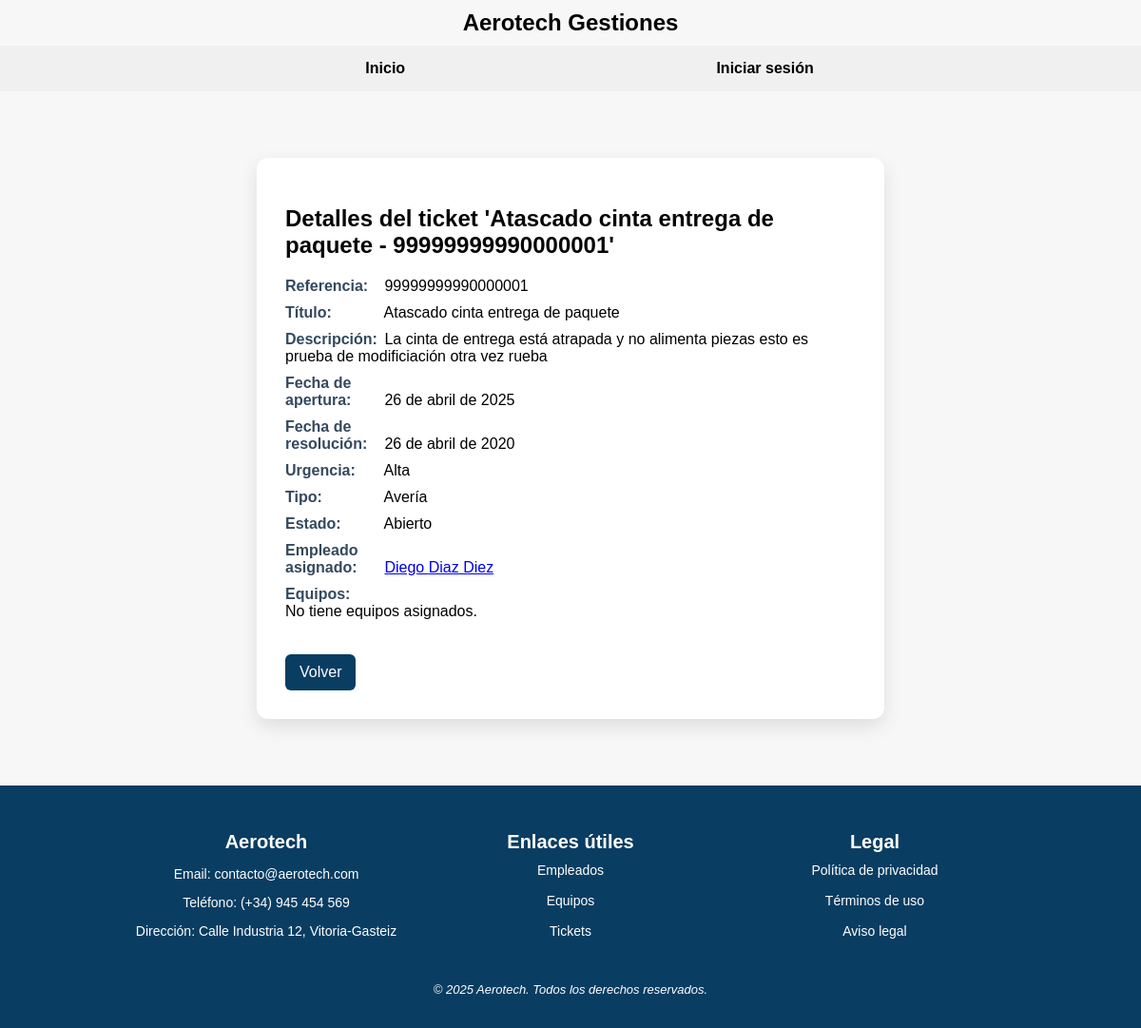
Page /Aerotech/tickets/2/ on the earlier database version.
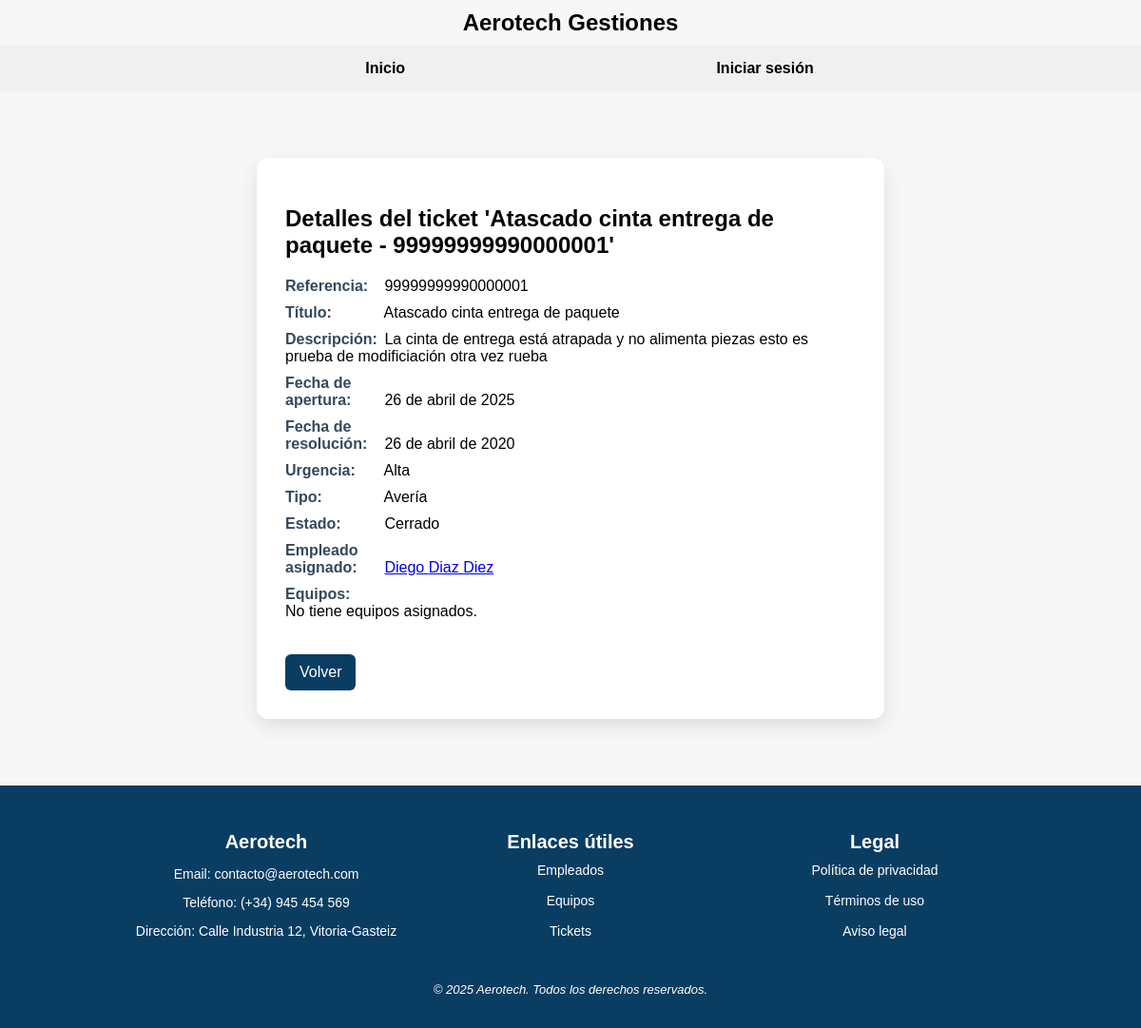
Same page on the later database version.
### Aerotech/models.py (models this page shows, shortened)
class Ticket(models.Model):
    URGENCIA = [
        ('alta', 'Alta'),
        ('media', 'Media'),
        ('baja', 'Baja')
        ]
    TIPO = [
        ('averia', 'Avería'),
        ('mejora', 'Mejora'),
        ('mantenimiento', 'Mantenimiento')
    ]
    ESTADO = [
        ('abierto', 'Abierto'),
        ('cerrado', 'Cerrado')
    ]
    referencia = models.CharField(max_length=100, unique=True)
    titulo = models.CharField(max_length=200)
    descripcion = models.TextField()
    fecha_apertura = models.DateField(auto_now_add=True)
    fecha_resolucion = models.DateField(null=True, blank=True)
    urgencia = models.CharField(max_length=10, choices=URGENCIA)
    tipo = models.CharField(max_length=15, choices=TIPO)
    estado = models.CharField(max_length=10, choices=ESTADO)
    empleado = models.ForeignKey(Empleado, on_delete=models.SET_NULL, null=True)
    equipos = models.ManyToManyField(Equipo)

class Empleado(models.Model):
    DEPARTAMENTOS = [
        ('Dirección', 'Dirección'),
        ('Mantenimiento', 'Mantenimiento'),
        ('Logística', 'Logística'),
    ]
    dni = models.CharField(max_length=9, unique=True)
    nombre = models.CharField(max_length=100)
    apellidos = models.CharField(max_length=150)
    email = models.EmailField()
    telefono = models.CharField(max_length=15)
    username = models.CharField(max_length=150, unique=True, null=True, blank=True)
    departamento = models.CharField(max_length=50, choices=DEPARTAMENTOS)
    password = models.CharField(max_length=100, default="")   # PRUEBA PARA VER SI FUNCIONA EL LOGGER y pss VACIA

### Aerotech/views.py (the view)
# urls.py: path('tickets/<int:pk>/', views.DetalleTicket.as_view(), name='detalle-ticket'),
class DetalleTicket(DetailView):
    model = Ticket
    template_name = 'detalles_ticket.html'
    context_object_name = 'ticket'

### Aerotech/templates/detalles_ticket.html (shortened to what this page needs)
{% extends 'Base.html' %}
{% block content %}
<div class="card">
    <h2>Detalles del ticket '{{ ticket.titulo }} - {{ ticket.referencia }}'</h2>
    <ul>
        <li><strong>Referencia:</strong> {{ ticket.referencia }}</li>
        <li><strong>Título:</strong> {{ ticket.titulo }}</li>
        <li><strong>Descripción:</strong> {{ ticket.descripcion }}</li>
        <li><strong>Fecha de apertura:</strong> {{ ticket.fecha_apertura }}</li>
        <li><strong>Fecha de resolución:</strong> {{ ticket.fecha_resolucion|default:"Pendiente" }}</li>
        <li><strong>Urgencia:</strong> {{ ticket.get_urgencia_display }}</li>
        <li><strong>Tipo:</strong> {{ ticket.get_tipo_display }}</li>
        <li><strong>Estado:</strong> {{ ticket.get_estado_display }}</li>
        <li><strong>Empleado asignado:</strong>
            {% if ticket.empleado %}
            <a href="{% url 'detalles-empleado' ticket.empleado.id %}">
                {{ ticket.empleado.nombre }} {{ ticket.empleado.apellidos }}
            </a>
            {% else %}
            No asignado
            {% endif %}
        </li>
        <li><strong>Equipos:</strong>
            <ul>
                {% for equipo in empleado.equipos_asignados.all %}
                <li>
                    <a href="{% url 'detalles-equipo' equipo.id %}">
                        {{ equipo.modelo }} - {{ equipo.numero_serie }}
                    </a>
                </li>
                {% empty %}
                <li>No tiene equipos asignados.</li>
                {% endfor %}
            </ul>
        </li>
    </ul>
    <a class="btn" href="{% url 'lista-tickets' %}">Volver</a>
</div>
{% endblock %}

Differences in the rows shown:
changed Ticket "Atascado cinta entrega de paquete": estado "Abierto" → "Cerrado"
